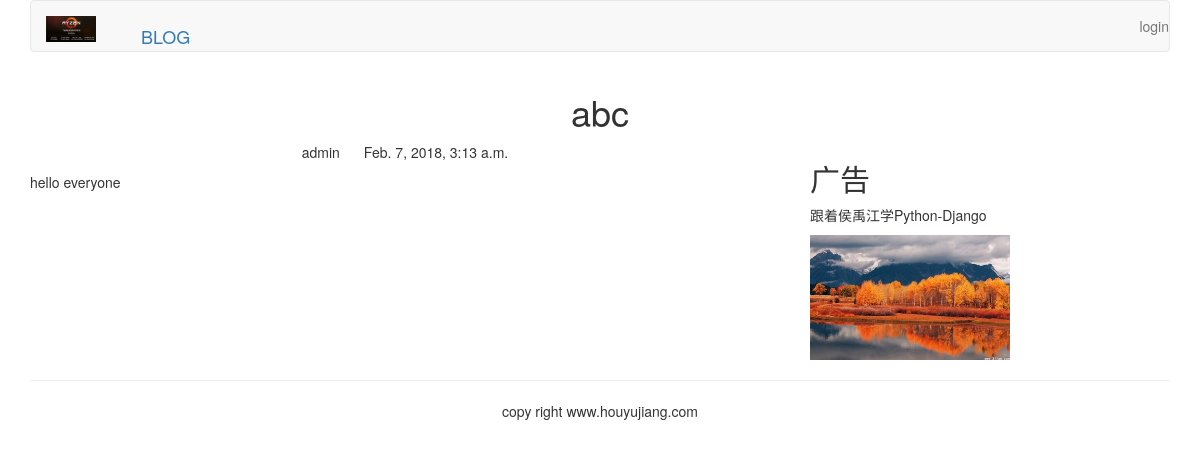
The app's page /blog/2/ with its own data.
### blog/models.py (models this page shows)
class BlogArticles(models.Model):
    title = models.CharField(max_length=300)
    auther = models.ForeignKey(User,related_name="blog_posts")
    body = models.TextField()
    publish = models.DateTimeField(default=timezone.now)
    class Meta:
        ordering = ('-publish',)
    def __str__(self):
        return self.title

### blog/views.py (the view)
# urls.py: url(r'(?P<article_id>\d)/$',views.blog_artitcle,name='blog_detail')
def blog_artitcle(request, article_id):
    article = BlogArticles.objects.get(id = article_id)
    print(article)
    pub = article.publish
    return  render(request,'blog/content.html',{'article':article,'publish':pub})

### templates/blog/content.html (shortened to what this page needs)
{% extends 'base.html' %}
{% load staticfiles %}
{% block content %}
<div class="row text-center vertical -middle-sm">
    <h1>{{ article.title }}</h1>
</div>
<div class="row">
    <div class="col-xs-12 col-md-8">
        <p class="text-center"><span>{{ article.auther.username }}</span>
        <span style="margin-left: 20px">{{ publish }}</span>
        </p>
        <div>{{ article.body }}</div>
    </div>
    <div class="col-xs-6 col-md-4">
        <h2>广告</h2>
        <p>跟着侯禹江学Python-Django</p>
        <img width="200px" src="{% static '/images/1.jpg' %}" >
    </div>
</div>
{% endblock %}

### records on screen
BlogArticles: title "abc", auther.username "admin", publish "Feb. 7, 2018, 3:13 a.m.", body "hello everyone"
